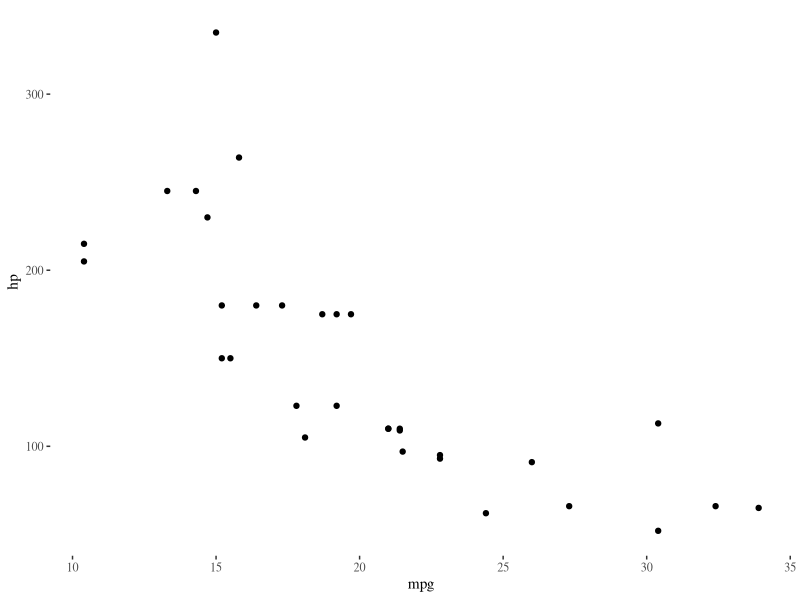

Write R code to recreate this figure.
library(ggplot2)
library(ggthemes)
df <- mtcars

pl <- ggplot(df,aes(x=mpg,y=hp)) + geom_point()
print(pl + theme_tufte())
  